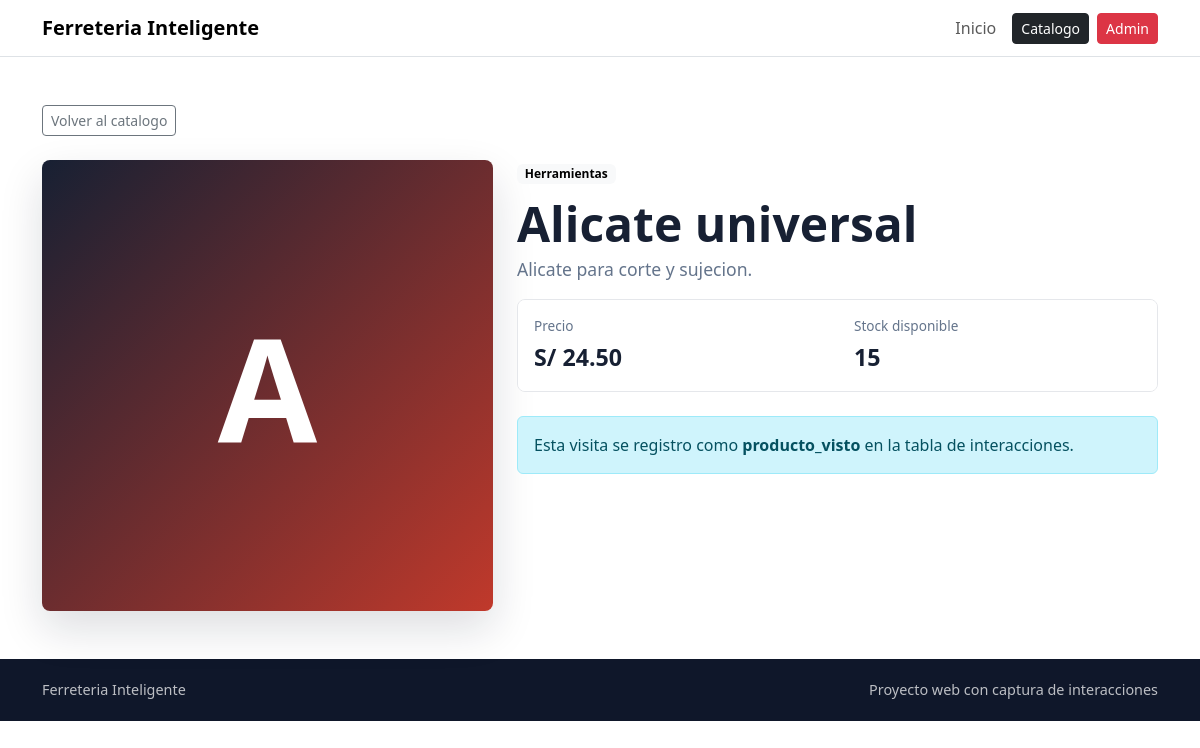
The app's page /public/producto.php?id=2 with its own data.
### tables this page shows
CREATE TABLE IF NOT EXISTS productos (
    id INT AUTO_INCREMENT PRIMARY KEY,
    categoria_id INT NOT NULL,
    nombre VARCHAR(150) NOT NULL,
    descripcion TEXT,
    precio DECIMAL(10,2) NOT NULL DEFAULT 0.00,
    stock INT NOT NULL DEFAULT 0,
    imagen VARCHAR(255),
    activo TINYINT(1) NOT NULL DEFAULT 1,
    created_at TIMESTAMP DEFAULT CURRENT_TIMESTAMP,
    updated_at TIMESTAMP DEFAULT CURRENT_TIMESTAMP ON UPDATE CURRENT_TIMESTAMP,
    CONSTRAINT fk_productos_categorias
        FOREIGN KEY (categoria_id) REFERENCES categorias(id)
);

CREATE TABLE IF NOT EXISTS categorias (
    id INT AUTO_INCREMENT PRIMARY KEY,
    nombre VARCHAR(100) NOT NULL,
    descripcion VARCHAR(255),
    activo TINYINT(1) NOT NULL DEFAULT 1,
    created_at TIMESTAMP DEFAULT CURRENT_TIMESTAMP
);

### app/Support/helpers.php (called while the page is built, shortened)
<?php
function e(string|int|float|null $value): string
{
    return htmlspecialchars((string) $value, ENT_QUOTES, 'UTF-8');
}

### app/Models/ProductModel.php (called while the page is built, shortened)
<?php
class ProductModel
{
    public function find(int $id): ?array
    {
        $stmt = $this->db->prepare(
            "SELECT p.id, p.categoria_id, p.nombre, p.descripcion, p.precio, p.stock, p.imagen, c.nombre AS categoria
             FROM productos p
             INNER JOIN categorias c ON c.id = p.categoria_id
             WHERE p.id = :id AND p.activo = 1
             LIMIT 1"
        );
        $stmt->execute(['id' => $id]);
        $product = $stmt->fetch();
        return $product ?: null;
    }
}

### public/producto.php (the view, shortened to what this page needs)
<?php
require_once __DIR__ . '/../app/Models/ProductModel.php';
$productId = isset($_GET['id']) && ctype_digit((string) $_GET['id'])
    ? (int) $_GET['id']
    : 0;
$producto = null;
$dbOk = true;
$error = null;
try {
    $conn = getConnection();
    $productModel = new ProductModel($conn);
    if ($productId > 0) {
        $producto = $productModel->find($productId);
    }
} catch (Throwable $exception) {
    $dbOk = false;
    $error = $exception->getMessage();
}
require_once __DIR__ . '/../app/Views/partials/header.php';
?>
    <main>
        <section class="py-5">
            <div class="container">
                <a class="btn btn-sm btn-outline-secondary mb-4" href="<?= e(BASE_URL) ?>/catalogo.php">Volver al catalogo</a>
                <?php if (!$dbOk): ?>
                    <div class="alert alert-warning">
                        No se pudo consultar la base de datos.
                        <br>
                        <small><?= e($error) ?></small>
                    </div>
                <?php else: ?>
                    <div class="row g-4 align-items-start">
                        <div class="col-lg-5">
                            <div class="product-detail-visual">
                                <?= e(strtoupper(substr($producto['nombre'], 0, 1))) ?>
                            </div>
                        </div>
                        <div class="col-lg-7">
                            <span class="badge text-bg-light mb-3"><?= e($producto['categoria']) ?></span>
                            <h1 class="detail-title"><?= e($producto['nombre']) ?></h1>
                            <p class="detail-description"><?= e($producto['descripcion'] ?? 'Producto de ferreteria') ?></p>
                            <div class="detail-panel">
                                <div>
                                    <span>Precio</span>
                                    <strong>S/ <?= e(number_format((float) $producto['precio'], 2)) ?></strong>
                                </div>
                                <div>
                                    <span>Stock disponible</span>
                                    <strong><?= e((int) $producto['stock']) ?></strong>
                                </div>
                            </div>
                            <div class="alert alert-info mt-4">
                                Esta visita se registro como <strong>producto_visto</strong> en la tabla de interacciones.
                            </div>
                        </div>
                    </div>
                <?php endif; ?>
            </div>
        </section>
    </main>
<?php require_once __DIR__ . '/../app/Views/partials/footer.php'; ?>

### public/assets/css/styles.css (style rules this page uses)
:root { --fi-ink: #172033; --fi-muted: #64748b; --fi-red: #c0392b; --fi-line: #e5e7eb; --fi-soft: #f5f7fb; }
body { color: var(--fi-ink); background: #fff; font-family: "Segoe UI", Arial, sans-serif; }
h1 { font-size: clamp(2.2rem, 5vw, 4.5rem); font-weight: 800; line-height: 1; letter-spacing: 0; max-width: 720px; }
.product-thumb, .product-detail-visual { align-items: center; background: linear-gradient(135deg, #172033, #c0392b); color: #fff; display: flex; font-weight: 800; justify-content: center; }
.product-detail-visual { aspect-ratio: 1 / 1; border-radius: 8px; box-shadow: 0 18px 44px rgba(15, 23, 42, 0.14); font-size: clamp(4rem, 12vw, 9rem); }
.detail-title { font-size: clamp(2rem, 4vw, 4rem); }
.detail-description { color: var(--fi-muted); font-size: 1.1rem; }
.detail-panel { border: 1px solid var(--fi-line); border-radius: 8px; display: grid; gap: 1px; grid-template-columns: repeat(2, minmax(0, 1fr)); overflow: hidden; }
.detail-panel div { background: #fff; padding: 1rem; }
.detail-panel span, .detail-panel strong { display: block; }
.detail-panel span { color: var(--fi-muted); font-size: 0.85rem; margin-bottom: 0.25rem; }
.detail-panel strong { font-size: 1.45rem; }

### records on screen
productos: nombre "A", categoria.nombre "Herramientas", nombre "Alicate universal", descripcion "Alicate para corte y sujecion.", precio "24.50", stock "15"
